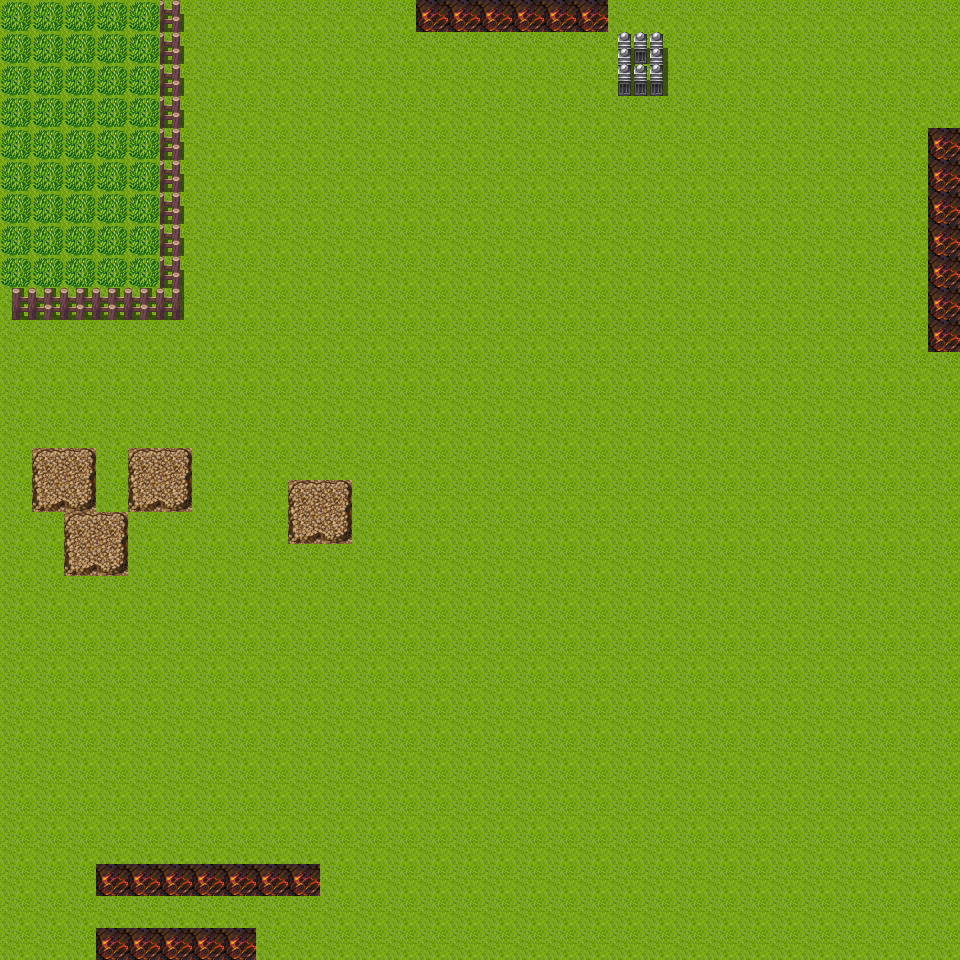

Below is a game level as drawn by its tile map, then a one-line description and the .tmx that defines it (tile-layer data replaced by summaries):
An orthogonal 30x30 tile map with 32x32 px tiles, 2 tile layers (bg, l1) and 14 objects (player).

<map version="1.0" orientation="orthogonal" renderorder="right-down" width="30" height="30" tilewidth="32" tileheight="32" nextobjectid="70">
 <tileset firstgid="1" name="tileset" tilewidth="32" tileheight="32" tilecount="192" columns="16">
  <image source="../tilesets/tilea2.png" width="512" height="384" />
 </tileset>
 <layer name="bg" width="30" height="30">
  <data>[900 cells, 900 non-empty, 3 distinct tile ids]</data>
 </layer>
 <layer name="l1" width="30" height="30">
  <data>[900 cells, 35 non-empty, 12 distinct tile ids]</data>
 </layer>
 <objectgroup name="collisions">
  <object id="27" x="950.667" y="1.33333" width="10.6667" height="949.333" />
  <object id="39" x="2.66667" y="952" width="962.667" height="10.6667" />
  <object id="44" x="164" y="15" width="12" height="271" />
  <object id="45" x="294" y="488" width="52" height="49" />
  <object id="46" x="133" y="455" width="53" height="52" />
  <object id="48" x="70" y="518" width="50" height="51" />
  <object id="49" x="37" y="456" width="53" height="51" />
  <object id="53" x="-60" y="3" width="64" height="960" />
  <object id="55" x="4" y="0" width="946.667" height="4" />
  <object id="63" x="17.3333" y="289.333" width="152" height="10.6667" />
  <object id="64" x="-141.333" y="689.333" />
  <object id="67" x="628" y="53.3333" width="24" height="25.3333" />
  <object id="68" x="630.667" y="42.6667" width="21.3333" height="10.6667" />
 </objectgroup>
 <objectgroup color="#00ff00" name="spawn points">
  <object id="69" name="player" x="395" y="525" width="8" height="9">
   <ellipse />
  </object>
 </objectgroup>
</map>
